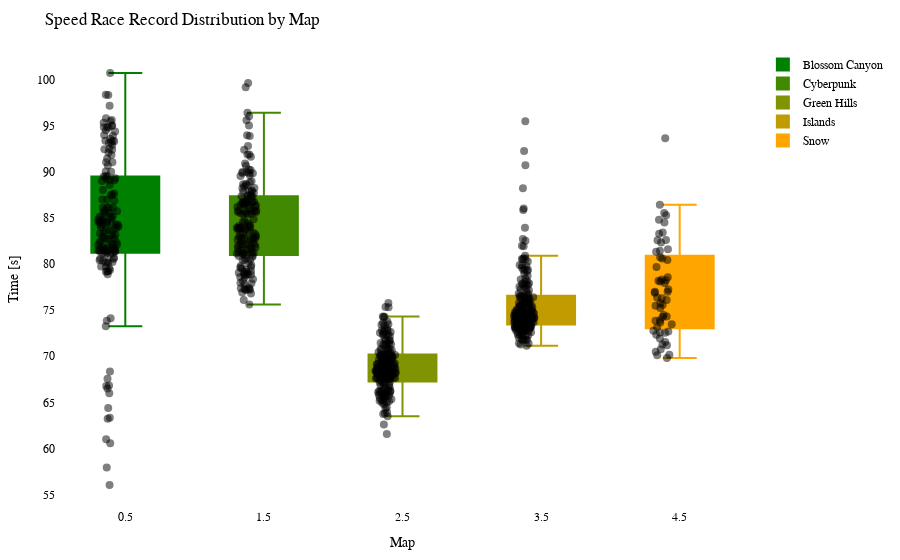

The notebook cell saved with this chart:
### Code cell
import plotly.graph_objects as go
import plotly.io as pio

df = getRecordsDataframe(minigame="Wettrennen")

# Calculate the offset for centering the data points
num_columns = len(df.columns)
offset = 0.5

# Create a Swarm plot using Plotly
fig = go.Figure()

cmap = LinearSegmentedColormap.from_list("green_orange", ["green", "orange"])
colors = [to_hex(cmap(i / (num_columns - 1))) for i in range(num_columns)]

for i, (column, color) in enumerate(zip(df.columns, colors)):
    x_values = [i + offset] * len(df[column])  # Adjust x-values with offset for horizontal centering
    fig.add_trace(go.Box(x=x_values,
                         y=df[column],
                         name=column,
                         boxpoints='all',
                         pointpos=-0.5,  # Adjust point position to prevent overlapping
                         marker=dict(color='rgba(0,0,0,0.5)', size=8),  # Adjust marker color and size
                         line=dict(color=color),
                         fillcolor=color,
                         hovertext=df_to_html.index,
                         hoverinfo='name+text+y',
                         showlegend=True))

fig.update_layout(title="Speed Race Record Distribution by Map",
                  xaxis=dict(title="Map"),
                  yaxis=dict(title="Time [s]"),
                  showlegend=True,
                  font=dict(family="Arial", size=12, color="black"),  # Customize font
                  plot_bgcolor="white",  # Set background color
                  margin=dict(l=50, r=50, t=50, b=50),  # Adjust margins for better layout
                  )


pio.show(fig)

pio.write_html(fig, "out/wettr_swarm_plot.html")

### Figure 1 — Plotly figure (JSON) as saved in the notebook; plotly's stock layout.template omitted (floating-point values rounded to 4 significant figures; data arrays with more than 128 entries replaced by an {"elided": "..."} marker saying what was removed)
{"data": [{"boxpoints": "all", "fillcolor": "#008000", "hoverinfo": "name+text+y", "hovertext": {"elided": "212 str values"}, "line": {"color": "#008000"}, "marker": {"color": "rgba(0,0,0,0.5)", "size": 8}, "name": "Blossom Canyon", "pointpos": -0.5, "showlegend": true, "type": "box", "x": {"elided": "212 float values"}, "y": {"elided": "212 float values"}}, {"boxpoints": "all", "fillcolor": "#408900", "hoverinfo": "name+text+y", "hovertext": {"elided": "212 str values"}, "line": {"color": "#408900"}, "marker": {"color": "rgba(0,0,0,0.5)", "size": 8}, "name": "Cyberpunk", "pointpos": -0.5, "showlegend": true, "type": "box", "x": {"elided": "212 float values"}, "y": {"elided": "212 float values"}}, {"boxpoints": "all", "fillcolor": "#809300", "hoverinfo": "name+text+y", "hovertext": {"elided": "212 str values"}, "line": {"color": "#809300"}, "marker": {"color": "rgba(0,0,0,0.5)", "size": 8}, "name": "Green Hills", "pointpos": -0.5, "showlegend": true, "type": "box", "x": {"elided": "212 float values"}, "y": {"elided": "212 float values"}}, {"boxpoints": "all", "fillcolor": "#c09c00", "hoverinfo": "name+text+y", "hovertext": {"elided": "212 str values"}, "line": {"color": "#c09c00"}, "marker": {"color": "rgba(0,0,0,0.5)", "size": 8}, "name": "Islands", "pointpos": -0.5, "showlegend": true, "type": "box", "x": {"elided": "212 float values"}, "y": {"elided": "212 float values"}}, {"boxpoints": "all", "fillcolor": "#ffa500", "hoverinfo": "name+text+y", "hovertext": {"elided": "212 str values"}, "line": {"color": "#ffa500"}, "marker": {"color": "rgba(0,0,0,0.5)", "size": 8}, "name": "Snow", "pointpos": -0.5, "showlegend": true, "type": "box", "x": {"elided": "212 float values"}, "y": {"elided": "212 float values"}}], "layout": {"font": {"color": "black", "family": "Arial", "size": 12}, "margin": {"b": 50, "l": 50, "r": 50, "t": 50}, "plot_bgcolor": "white", "showlegend": true, "title": {"text": "Speed Race Record Distribution by Map"}, "xaxis": {"title": {"text": "Map"}}, "yaxis": {"title": {"text": "Time [s]"}}}}
